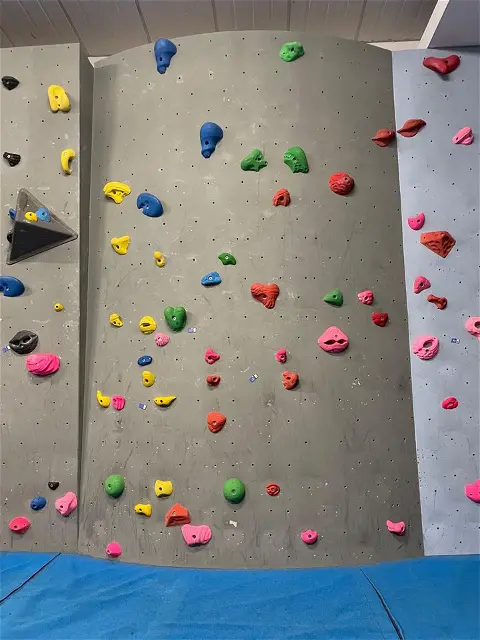
#> input picture sampleImages/bouldering_wall_1.webp, 480 x 640 px
$ python sandbox.py
#> lines starting #> are read from the running program, lines starting #| are printed output that depends on the picture; after the words box and inside, x2 and y2 are one past the last pixel; in counts of white or black regions, pixels touching at a corner belong together
import cv2
import numpy as np

# Global variables
selected_point = (-1, -1)
contours = []

def draw_contours(image, contours):
    # Draw contours on the image
    cv2.drawContours(image, contours, -1, (0, 255, 0), 2)

def mouse_callback(event, x, y, flags, param):
    global selected_point

    if event == cv2.EVENT_LBUTTONDOWN:
        # When the left mouse button is clicked, save the coordinates
        selected_point = (x, y)
        print("Selected Point:", selected_point)

        # Check if the selected point is inside any of the contours
        for contour in contours:
            if cv2.pointPolygonTest(contour, selected_point, False) >= 0:
                # User-selected point is inside this contour
                draw_contours(image, [cv2.approxPolyDP(contour, 0.02*cv2.arcLength(contour, True), True)])

        cv2.imshow("Contour Image", image)

# Read the image
image_path = "sampleImages/bouldering_wall_1.webp"
image = cv2.imread(image_path)
#> image is the input picture: shape (640, 480, 3); mean B, G, R 131, 132.3, 129.6

# Convert the image to grayscale
gray = cv2.cvtColor(image, cv2.COLOR_BGR2GRAY)
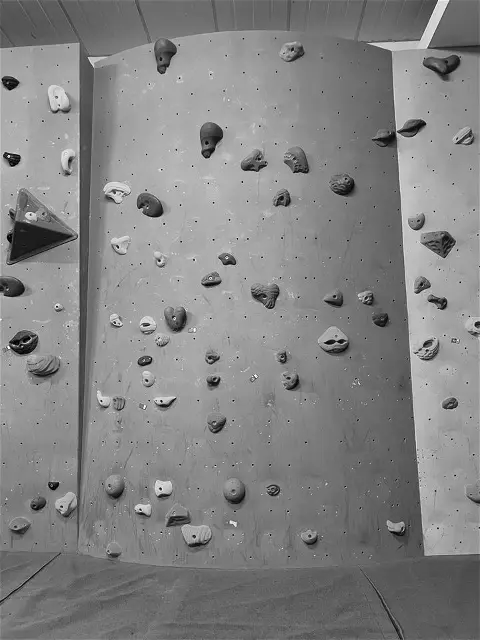
#> gray: shape (640, 480); min 0, max 255, mean 131.3

# Threshold the image to create a binary image
ret, threshold = cv2.threshold(gray, 127, 255, cv2.THRESH_BINARY)
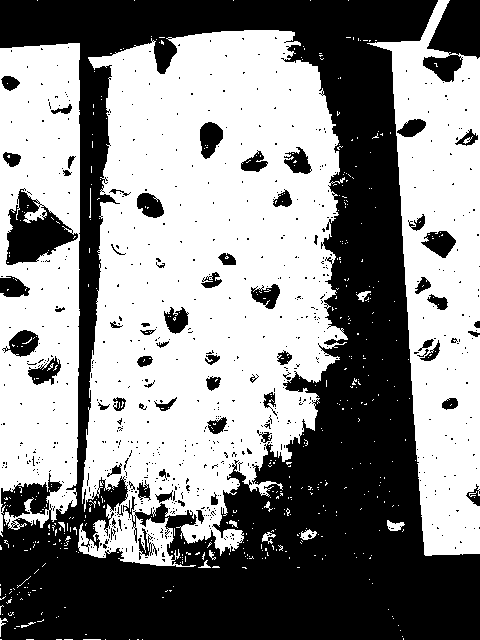
#> threshold: shape (640, 480); 54.3% white; 723 black regions (653 under 20 px)

# Find contours in the binary image
contours, _ = cv2.findContours(threshold, cv2.RETR_LIST, cv2.CHAIN_APPROX_SIMPLE)
#> contours = 1624 contours, 1535 with area under 20; largest, box (x1, y1, x2, y2) and area: (78, 30, 348, 567) 104918, (367, 0, 480, 556) 36666, (0, 43, 80, 537) 34741, (5, 188, 79, 266) 2945, (422, 54, 464, 83) 730

# Create a window and set the callback function for mouse events
cv2.namedWindow("Contour Image")
cv2.setMouseCallback("Contour Image", mouse_callback)

while True:
    # Display the image
    cv2.imshow("Contour Image", image)

    # Check for the 'ESC' key to exit
    key = cv2.waitKey(1) & 0xFF
#> (key Esc is pressed here)
    if key == 27:
        break

# Release resources
cv2.destroyAllWindows()
